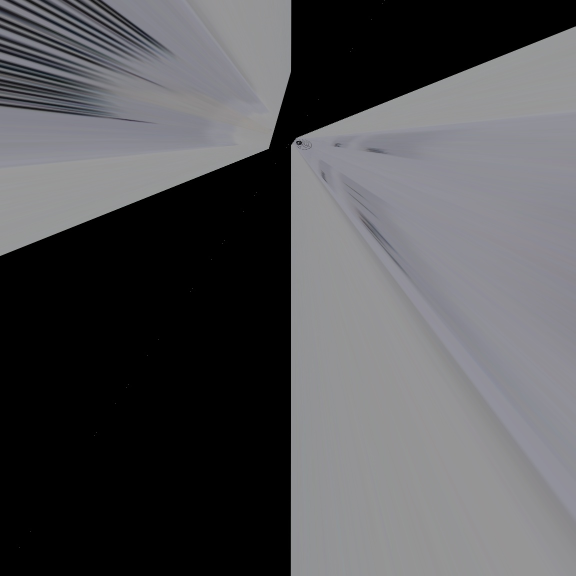
#> input picture aligned.jpg, 1151 x 1151 px (shown at 1/2 size)
$ python -i laser_track.py   (imports and definitions only)
#> lines starting #> are read from the running program, lines starting #| are printed output that depends on the picture; after the words box and inside, x2 and y2 are one past the last pixel; in counts of white or black regions, pixels touching at a corner belong together
import cv2
import numpy as np
import imutils
import time


MAX_FEATURES = 500
GOOD_MATCH_PERCENT = 0.15

def order_points(pts):
	# initialzie a list of coordinates that will be ordered
	# such that the first entry in the list is the top-left,
	# the second entry is the top-right, the third is the
	# bottom-right, and the fourth is the bottom-left
	rect = np.zeros((4, 2), dtype = "float32")

	# the top-left point will have the smallest sum, whereas
	# the bottom-right point will have the largest sum
	s = pts.sum(axis = 1)
	rect[0] = pts[np.argmin(s)]
	rect[2] = pts[np.argmax(s)]

	# now, compute the difference between the points, the
	# top-right point will have the smallest difference,
	# whereas the bottom-left will have the largest difference
	diff = np.diff(pts, axis = 1)
	rect[1] = pts[np.argmin(diff)]
	rect[3] = pts[np.argmax(diff)]

	# return the ordered coordinates
	return rect


def four_point_transform(image, pts):
	# obtain a consistent order of the points and unpack them
	# individually
	rect = order_points(pts)
	(tl, tr, br, bl) = rect		# top-left, top-right, bottom-right, bottom-left

	# compute the width of the new image, which will be the
	# maximum distance between bottom-right and bottom-left
	# x-coordiates or the top-right and top-left x-coordinates
	widthA = np.sqrt(((br[0] - bl[0]) ** 2) + ((br[1] - bl[1]) ** 2))
	widthB = np.sqrt(((tr[0] - tl[0]) ** 2) + ((tr[1] - tl[1]) ** 2))
	maxWidth = max(int(widthA), int(widthB))

	# compute the height of the new image, which will be the
	# maximum distance between the top-right and bottom-right
	# y-coordinates or the top-left and bottom-left y-coordinates
	heightA = np.sqrt(((tr[0] - br[0]) ** 2) + ((tr[1] - br[1]) ** 2))
	heightB = np.sqrt(((tl[0] - bl[0]) ** 2) + ((tl[1] - bl[1]) ** 2))
	maxHeight = max(int(heightA), int(heightB))

	# now that we have the dimensions of the new image, construct
	# the set of destination points to obtain a "birds eye view",
	# (i.e. top-down view) of the image, again specifying points
	# in the top-left, top-right, bottom-right, and bottom-left
	# order
	dst = np.array([
		[0, 0],
		[maxWidth - 1, 0],
		[maxWidth - 1, maxHeight - 1],
		[0, maxHeight - 1]], dtype = "float32")

	# compute the perspective transform matrix and then apply it
	M = cv2.getPerspectiveTransform(rect, dst)
	transform_size = (maxWidth, maxHeight)
	warped = cv2.warpPerspective(image, M, transform_size)

	# return the warped image and transform matrix
	return warped, M, transform_size

def transform_image(image):
	ratio = image.shape[0] / 500.0
	orig = image.copy()
	image = imutils.resize(image, height = 500)

	# convert the image to grayscale, blur it, and apply thresholding
	# in the image
	gray = cv2.cvtColor(image, cv2.COLOR_BGR2GRAY)
	gray = cv2.GaussianBlur(gray, (5, 5), 0)
	ret,thresh = cv2.threshold(gray,0,255,cv2.THRESH_BINARY+cv2.THRESH_OTSU)

	# find the contours in the edged image, keeping only the
	# largest ones, and initialize the screen contour
	cnts = cv2.findContours(thresh, cv2.RETR_LIST, cv2.CHAIN_APPROX_SIMPLE)
	cnts = imutils.grab_contours(cnts)
	cnts = sorted(cnts, key = cv2.contourArea, reverse = True)[:5]
	# loop over the contours
	for i, c in enumerate(cnts):
		# approximate the contour
		peri = cv2.arcLength(c, True)
		approx = cv2.approxPolyDP(c, 0.05 * peri, True)
		# if our approximated contour has four points, then we
		# can assume that we have found our screen
		if len(approx) == 4:
			screenCnt = approx
			break

	# apply the four point transform to obtain a top-down
	return four_point_transform(orig, screenCnt.reshape(4, 2) * ratio)


# [125 lines left out: functions align_images, draw_laser, not called in this run]


# img = cv2.imread("target/2.jpeg")
# draw_laser(img)

>>> import cv2
>>> picture = cv2.imread('aligned.jpg')
#> picture is the input picture: shape (1151, 1151, 3); mean B, G, R 85.6, 83.1, 83
>>> result = transform_image(picture)
#> in transform_image, `image = imutils.resize(image, height = 500)`:
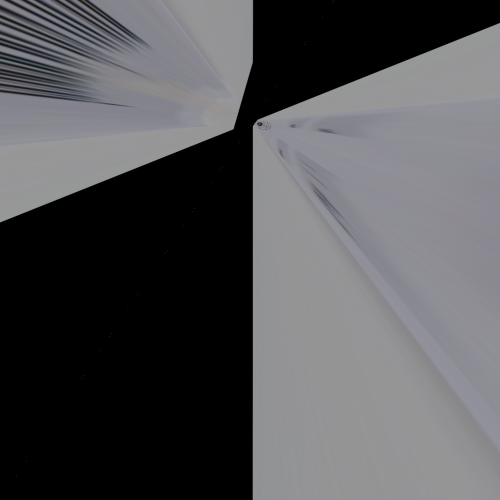
#> image: shape (500, 500, 3); mean of channels 0, 1, 2 85.6, 83.1, 83; drawn as B, G, R
#> in transform_image, `ret,thresh = cv2.threshold(gray,0,255,cv2.THRESH_BINARY+cv2.THRESH_OTSU)`:
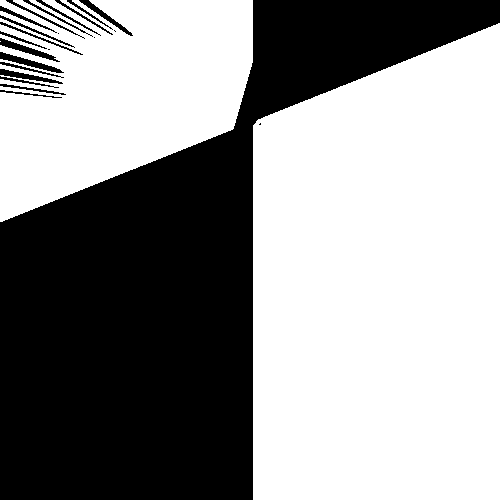
#> thresh: shape (500, 500); 58.2% white; 23 black regions (5 under 20 px)
#> in transform_image, `ret,thresh = cv2.threshold(gray,0,255,cv2.THRESH_BINARY+cv2.THRESH_OTSU)`: ret = 71
#> in transform_image, `cnts = cv2.findContours(thresh, cv2.RETR_LIST, cv2.CHAIN_APPROX_SIMPLE)`: cnts = 25 contours, 23 with area under 20; largest, box (x1, y1, x2, y2) and area: (253, 23, 500, 500) 104996, (0, 0, 253, 222) 38428
#> in transform_image, `cnts = sorted(cnts, key = cv2.contourArea, reverse = True)[:5]`: cnts = 5 contours, 3 with area under 20; largest, box (x1, y1, x2, y2) and area: (253, 23, 500, 500) 104996, (0, 0, 253, 222) 38428
#> the loop in transform_image, `for i, c in enumerate(cnts):` made 1 pass
#> (peri, screenCnt) on pass 1: (1384.8, [[499, 23], [253, 125], [253, 499], [499, 499]])
#> in order_points, `s = pts.sum(axis = 1)`: s = [1201.6, 870.2, 1731.1, 2297.4]
#> in order_points, `diff = np.diff(pts, axis = 1)`: diff = [-1095.8, -294.7, 566.3, 0]
#> in four_point_transform, `rect = order_points(pts)`: rect = [[582.4, 287.8], [1148.7, 52.95], [1148.7, 1148.7], [582.4, 1148.7]]
#> in four_point_transform, `(tl, tr, br, bl) = rect`: tl = [582.4, 287.8]; tr = [1148.7, 52.95]; br = [1148.7, 1148.7]; bl = [582.4, 1148.7]
#> in four_point_transform, `widthA = np.sqrt(((br[0] - bl[0]) ** 2) + ((br[1] - bl[1]) ** 2))`: widthA = 566.3
#> in four_point_transform, `widthB = np.sqrt(((tr[0] - tl[0]) ** 2) + ((tr[1] - tl[1]) ** 2))`: widthB = 613
#> in four_point_transform, `heightA = np.sqrt(((tr[0] - br[0]) ** 2) + ((tr[1] - br[1]) ** 2))`: heightA = 1095.8
#> in four_point_transform, `heightB = np.sqrt(((tl[0] - bl[0]) ** 2) + ((tl[1] - bl[1]) ** 2))`: heightB = 860.9
#> in four_point_transform, `maxHeight = max(int(heightA), int(heightB))`: maxHeight = 1095
#> in four_point_transform, `dst = np.array([ [0, 0], [maxWidth - 1, 0], [maxWidth - 1, maxHeight -..`: dst = [[0, 0], [612, 0], [612, 1094], [0, 1094]]
#> in four_point_transform, `M = cv2.getPerspectiveTransform(rect, dst)`: M = [[1.91, -4.99e-17, -1113.4], [0.732, 1.77, -934.7], [0.000669, -5.39e-20, 1]]
#> in four_point_transform, `transform_size = (maxWidth, maxHeight)`: transform_size = (613, 1095)
#> in four_point_transform, `warped = cv2.warpPerspective(image, M, transform_size)`:
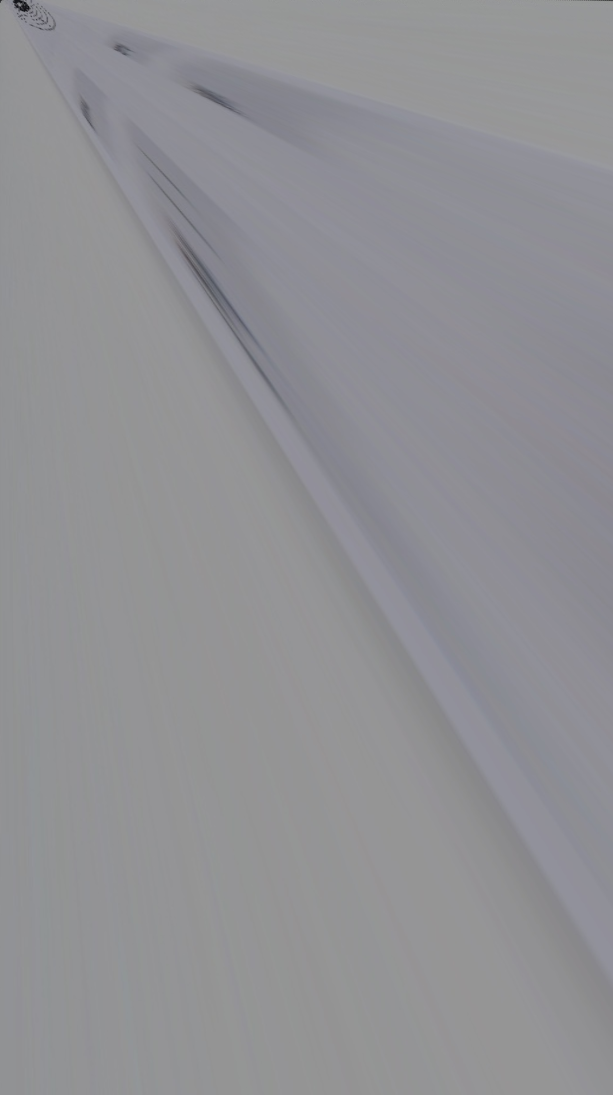
#> warped: shape (1095, 613, 3); mean B, G, R 148.5, 144.7, 144.6
